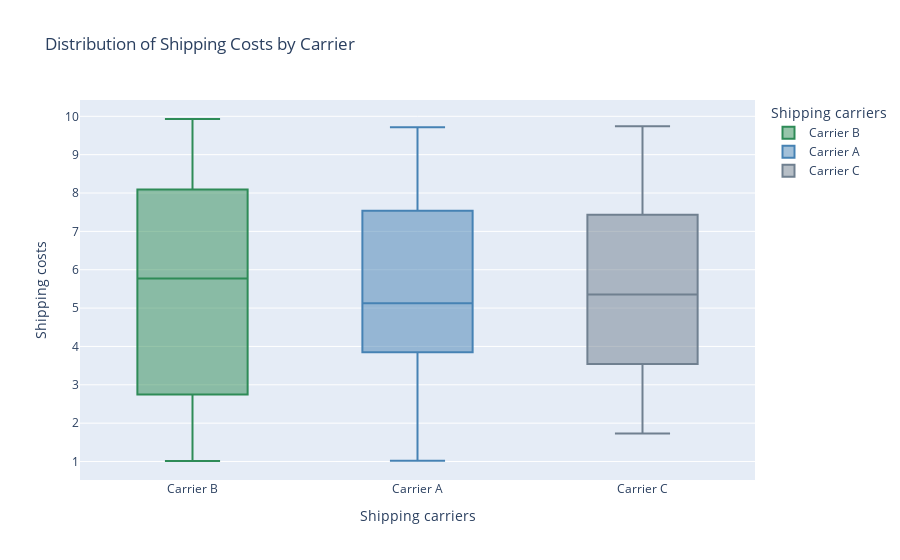

Notebook source saved alongside this figure:
### Code cell
#  Shipping Cost by Carrier
fig3 = px.box(
    df,
    x="Shipping carriers",
    y="Shipping costs",
    color="Shipping carriers",
    color_discrete_sequence=supply_chain_colors,
    title="Distribution of Shipping Costs by Carrier"
)
fig3.show()

### Figure 1 — Plotly figure (JSON) as saved in the notebook; plotly's stock layout.template omitted (floating-point values rounded to 4 significant figures)
{"data": [{"alignmentgroup": "True", "hovertemplate": "Shipping carriers=%{x}<br>Shipping costs=%{y}<extra></extra>", "legendgroup": "Carrier B", "marker": {"color": "#2E8B57"}, "name": "Carrier B", "notched": false, "offsetgroup": "Carrier B", "orientation": "v", "showlegend": true, "type": "box", "x": ["Carrier B", "Carrier B", "Carrier B", "Carrier B", "Carrier B", "Carrier B", "Carrier B", "Carrier B", "Carrier B", "Carrier B", "Carrier B", "Carrier B", "Carrier B", "Carrier B", "Carrier B", "Carrier B", "Carrier B", "Carrier B", "Carrier B", "Carrier B", "Carrier B", "Carrier B", "Carrier B", "Carrier B", "Carrier B", "Carrier B", "Carrier B", "Carrier B", "Carrier B", "Carrier B", "Carrier B", "Carrier B", "Carrier B", "Carrier B", "Carrier B", "Carrier B", "Carrier B", "Carrier B", "Carrier B", "Carrier B", "Carrier B", "Carrier B", "Carrier B"], "x0": " ", "xaxis": "x", "y": [2.957, 8.054, 4.444, 2.348, 2.04, 2.422, 4.191, 6.038, 6.508, 9.898, 8.101, 8.955, 2.68, 2.108, 9.236, 5.773, 3.694, 5.215, 4.071, 8.979, 8.631, 1.013, 4.305, 9.161, 7.294, 1.194, 9.705, 6.316, 1.513, 6.781, 8.467, 6.496, 4.066, 4.95, 1.454, 9.93, 7.674, 7.472, 4.47, 6.943, 8.63, 1.41, 1.311], "y0": " ", "yaxis": "y"}, {"alignmentgroup": "True", "hovertemplate": "Shipping carriers=%{x}<br>Shipping costs=%{y}<extra></extra>", "legendgroup": "Carrier A", "marker": {"color": "#4682B4"}, "name": "Carrier A", "notched": false, "offsetgroup": "Carrier A", "orientation": "v", "showlegend": true, "type": "box", "x": ["Carrier A", "Carrier A", "Carrier A", "Carrier A", "Carrier A", "Carrier A", "Carrier A", "Carrier A", "Carrier A", "Carrier A", "Carrier A", "Carrier A", "Carrier A", "Carrier A", "Carrier A", "Carrier A", "Carrier A", "Carrier A", "Carrier A", "Carrier A", "Carrier A", "Carrier A", "Carrier A", "Carrier A", "Carrier A", "Carrier A", "Carrier A", "Carrier A"], "x0": " ", "xaxis": "x", "y": [9.717, 3.891, 7.167, 4.524, 1.325, 9.537, 4.743, 8.878, 9.568, 2.925, 1.019, 1.533, 5.563, 6.248, 4.783, 5.014, 4.938, 2.458, 2.216, 9.228, 6.6, 5.238, 7.055, 4.708, 8.382, 6.576, 3.801, 7.905], "y0": " ", "yaxis": "y"}, {"alignmentgroup": "True", "hovertemplate": "Shipping carriers=%{x}<br>Shipping costs=%{y}<extra></extra>", "legendgroup": "Carrier C", "marker": {"color": "#708090"}, "name": "Carrier C", "notched": false, "offsetgroup": "Carrier C", "orientation": "v", "showlegend": true, "type": "box", "x": ["Carrier C", "Carrier C", "Carrier C", "Carrier C", "Carrier C", "Carrier C", "Carrier C", "Carrier C", "Carrier C", "Carrier C", "Carrier C", "Carrier C", "Carrier C", "Carrier C", "Carrier C", "Carrier C", "Carrier C", "Carrier C", "Carrier C", "Carrier C", "Carrier C", "Carrier C", "Carrier C", "Carrier C", "Carrier C", "Carrier C", "Carrier C", "Carrier C", "Carrier C"], "x0": " ", "xaxis": "x", "y": [1.73, 3.881, 3.405, 8.673, 3.585, 4.339, 9.741, 2.231, 7.407, 6.599, 4.858, 5.288, 7.23, 7.526, 7.577, 7.096, 2.506, 1.774, 4.381, 9.03, 7.292, 4.585, 6.581, 9.148, 2.474, 2.833, 8.249, 7.006, 5.353], "y0": " ", "yaxis": "y"}], "layout": {"boxmode": "overlay", "legend": {"title": {"text": "Shipping carriers"}, "tracegroupgap": 0}, "title": {"text": "Distribution of Shipping Costs by Carrier"}, "xaxis": {"anchor": "y", "categoryarray": ["Carrier B", "Carrier A", "Carrier C"], "categoryorder": "array", "domain": [0, 1], "title": {"text": "Shipping carriers"}}, "yaxis": {"anchor": "x", "domain": [0, 1], "title": {"text": "Shipping costs"}}}}
